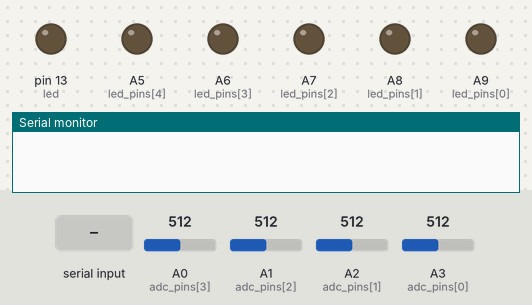
Simulated run of this sketch. Board: Teensy 4. Parts: output pins drawn as LEDs (lit = HIGH), the last lines printed to the serial monitor. The inputs (shaded band) are chosen by the test bench; at power-on: A0 (adc_pins[3]) = 512, A1 (adc_pins[2]) = 512, A2 (adc_pins[1]) = 512, A3 (adc_pins[0]) = 512 (analog values on the 0–1023 scale).

Above: at 1.2 s.
1.3 s: "s\n" received over Serial
At 1.49 s:
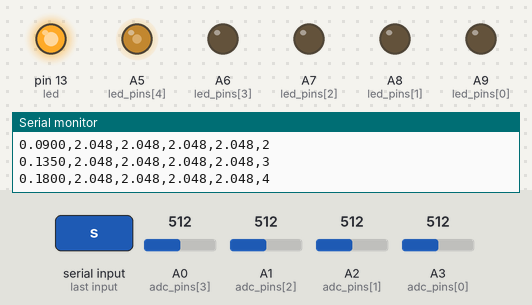
3.0 s: "r\n" received over Serial
At 4.3 s:
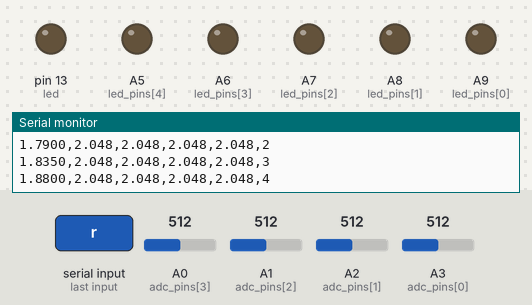
Timing chart, 0 to 6.0 s (numbered marks = the images above; inputs shaded):
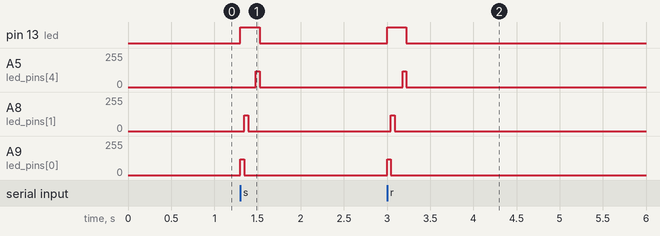

The sketch:

ldaemon.ino
```cpp
#define USBSERIAL Serial      // Arduino Leonardo, Teensy, Fubarino
#define RES  12
#define AVG  32 // change HARDWARE AVG to 1, 2, 4, 8, 16, 32
#define PINS 5

/*************************************************************************/
const int led = 13;
uint8_t adc_pins[] = {A3, A2, A1, A0};
uint8_t led_pins[] = {A9, A8, A7, A6, A5};

int INTERVAL = 1000; // __ 1000 = 1 sec
int NUM_ITER = 100;//INTERVAL/2.5;
double timestamp = 0;
int t = 0;


/*************************************************************************/


void setup()
{
  // initialize the digital pin as an output.
  pinMode(led, OUTPUT);

  for (int i = 0; i < PINS - 1; i++) {
    pinMode(adc_pins[i], INPUT);
    pinMode(led_pins[i], OUTPUT);
  }

  USBSERIAL.begin(115200);
  USBSERIAL.setTimeout(0);
  analogReadResolution(RES);
  analogReadAveraging(AVG);

}

void loop()
{

  bool recievedCmd = false;
  digitalWrite(led, LOW);    // turn the LED off by making the voltage LOW

  do {
    char incomingByte = USBSERIAL.read();

    if (incomingByte == 's') // RESTART CMD
    {
      timestamp = 0;
      t = millis();
      recievedCmd = true;
    }

    else if (incomingByte == 'r') // SEND DATA CMD
    {
      recievedCmd = true;
    }

  } while (!recievedCmd);

  digitalWrite(led, HIGH);   // turn the LED on (HIGH is the voltage level)


  for (int j = 0; j < PINS; j++)
  {
    analogWrite(led_pins[j], 120);

    timestamp = ((millis() - t) / (1000.0));
    USBSERIAL.print(timestamp, 4);

    for (int i = 0; i < PINS - 1; i++)
    {
      USBSERIAL.print(',');
      double sumReading = 0;
      for (int j = 0; j < NUM_ITER; j++)
      {
        int value = analogRead(adc_pins[i]); // read a new value, will return ADC_ERROR_VALUE if the comparison is false.
        double newReading = value;
        sumReading += newReading;
      }
      double value = sumReading / (NUM_ITER * 1000);
      USBSERIAL.print(value, 3);
    }

    USBSERIAL.print(',');
    USBSERIAL.print(j);
    USBSERIAL.print('\n');

    analogWrite(led_pins[j], 0);
  }


  /* SAMPLE OUTPUT LINE: "time,S1,S2,S3,S4,LED" */
  /* SAMPLE OUTPUT LINE: "80.9220,0.702,2.864,3.086,2.704,3" */


}
```

Measured:
- after the input at 1.3 s, pin 13 (led): LOW → HIGH at once, → LOW 0.23 s later; A5 (led_pins[4]): 0/255 → 120/255 after 0.18 s, → 0/255 0.05 s later; A8 (led_pins[1]): 0/255 → 120/255 after 0.05 s, → 0/255 0.05 s later; A9 (led_pins[0]): 0/255 → 120/255 at once, → 0/255 0.05 s later
- after the input at 3.0 s, pin 13 (led): LOW → HIGH at once, → LOW 0.23 s later; A5 (led_pins[4]): 0/255 → 120/255 after 0.18 s, → 0/255 0.05 s later; A8 (led_pins[1]): 0/255 → 120/255 after 0.05 s, → 0/255 0.05 s later; A9 (led_pins[0]): 0/255 → 120/255 at once, → 0/255 0.05 s later
